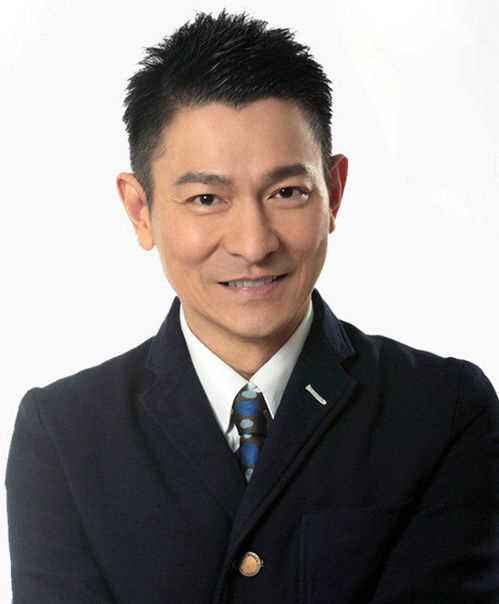
%> input picture lab1/刘德华_证件照.jpg, 499 x 604 px
$ octave lab1_a1.m   (GNU Octave 9; MATLAB toolbox functions it lacks are replaced by stand-ins)
%> lines starting %> are read from the running program, lines starting %| are printed output that depends on the picture
%1、分别显示RGB三通道
%2、输出R通道最大值、G通道最小值、B通道均值
%3、将“01-刘德华.jpg”重取样成358×441（身份证照）像素大小、
%并显示和存储成jpg格式重量化成3比特图像，

imag=imread('刘德华_证件照.jpg');
%> imag is the input picture: size 604x499x3 uint8; mean R, G, B 142, 136, 134.7
channel1=imag;
channel2=imag;
channel3=imag;

%设置通道
channel1(:,:,2)=0;
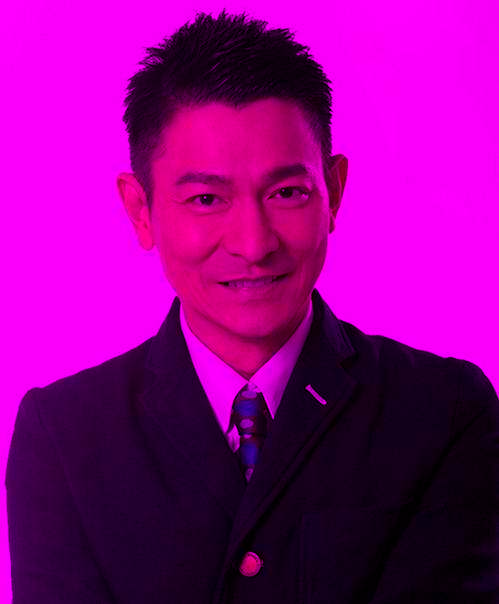
%> channel1: size 604x499x3 uint8; mean R, G, B 142, 0, 134.7
channel1(:,:,3)=0;
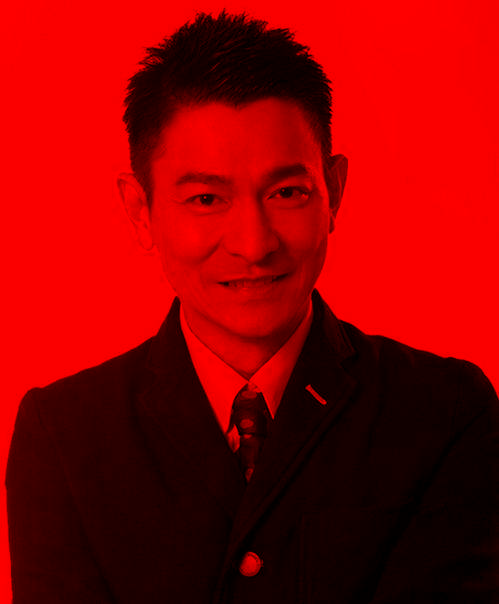
%> channel1: size 604x499x3 uint8; mean R, G, B 142, 0, 0
channel2(:,:,1)=0;
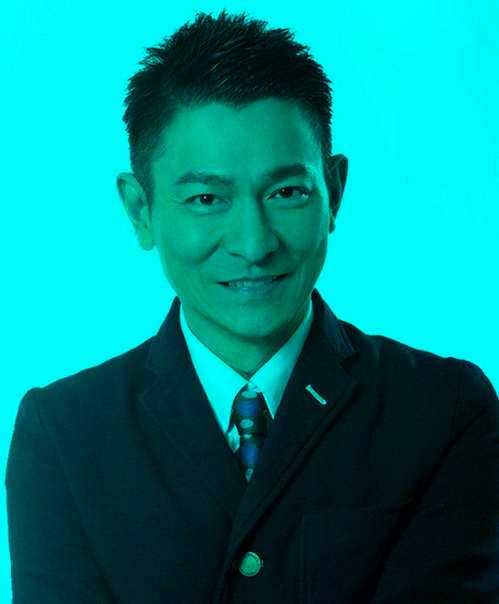
%> channel2: size 604x499x3 uint8; mean R, G, B 0, 136, 134.7
channel2(:,:,3)=0;
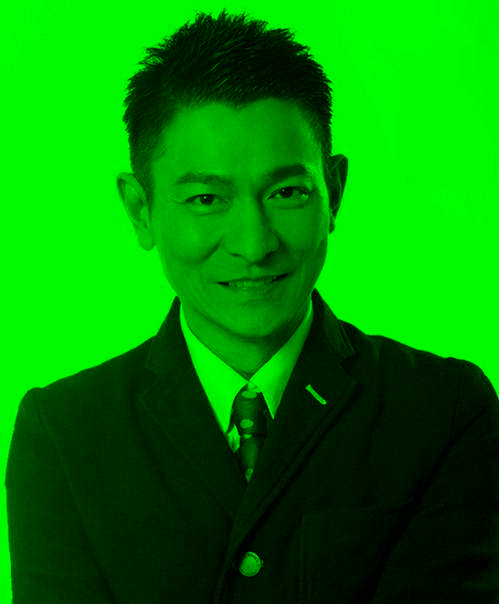
%> channel2: size 604x499x3 uint8; mean R, G, B 0, 136, 0
channel3(:,:,1)=0;
channel3(:,:,2)=0;
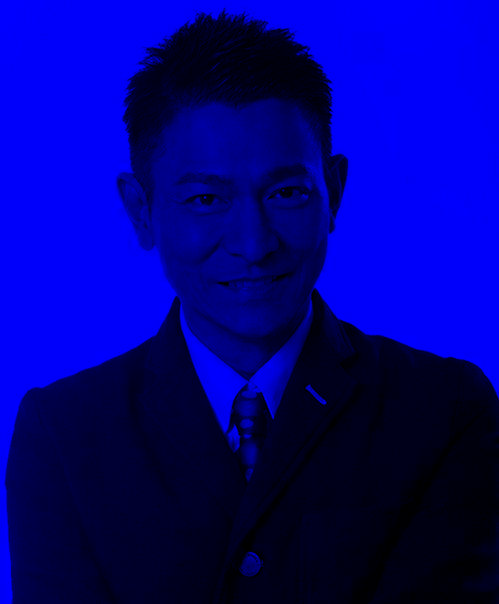
%> channel3: size 604x499x3 uint8; mean R, G, B 0, 0, 134.7

%绘图
subplot(1,3,1);
imshow(channel1);
title('R通道图像');
subplot(1,3,2);
imshow(channel2);
title('G通道图像');
subplot(1,3,3);
imshow(channel3);
title('B通道图像');

%R的最大值
R_max=max(max(channel1))
%> R_max = [255 0 0]
%G的最小值
G_min=min(min(channel2))
%> G_min = [0 0 0]

%B的均值
[r,l]=size(channel3);
%> r = 604; l = 1497
channel3=double(channel3);
%> channel3: size 604x499x3 double
sum=0;
for i=1:r
    for j=1:l
        sum=sum+channel3(i,j);
    end
end
%> after the loop, sum = 40609738
B_mean=sum/(r*l)
%> B_mean = 44.91

%重采样
imag2=imresize(imag,[441,358]);
figure;
imshow(imag2);
title('358*441图像');
size(imag2)
%> ans = [441 358 3]

%重量化
imag3=fix(imag/32)*32;
% imwrite(imag3,'量化后的图像.jpg','jepg');
figure;
imshow(imag3)
title('量化后的图像');
